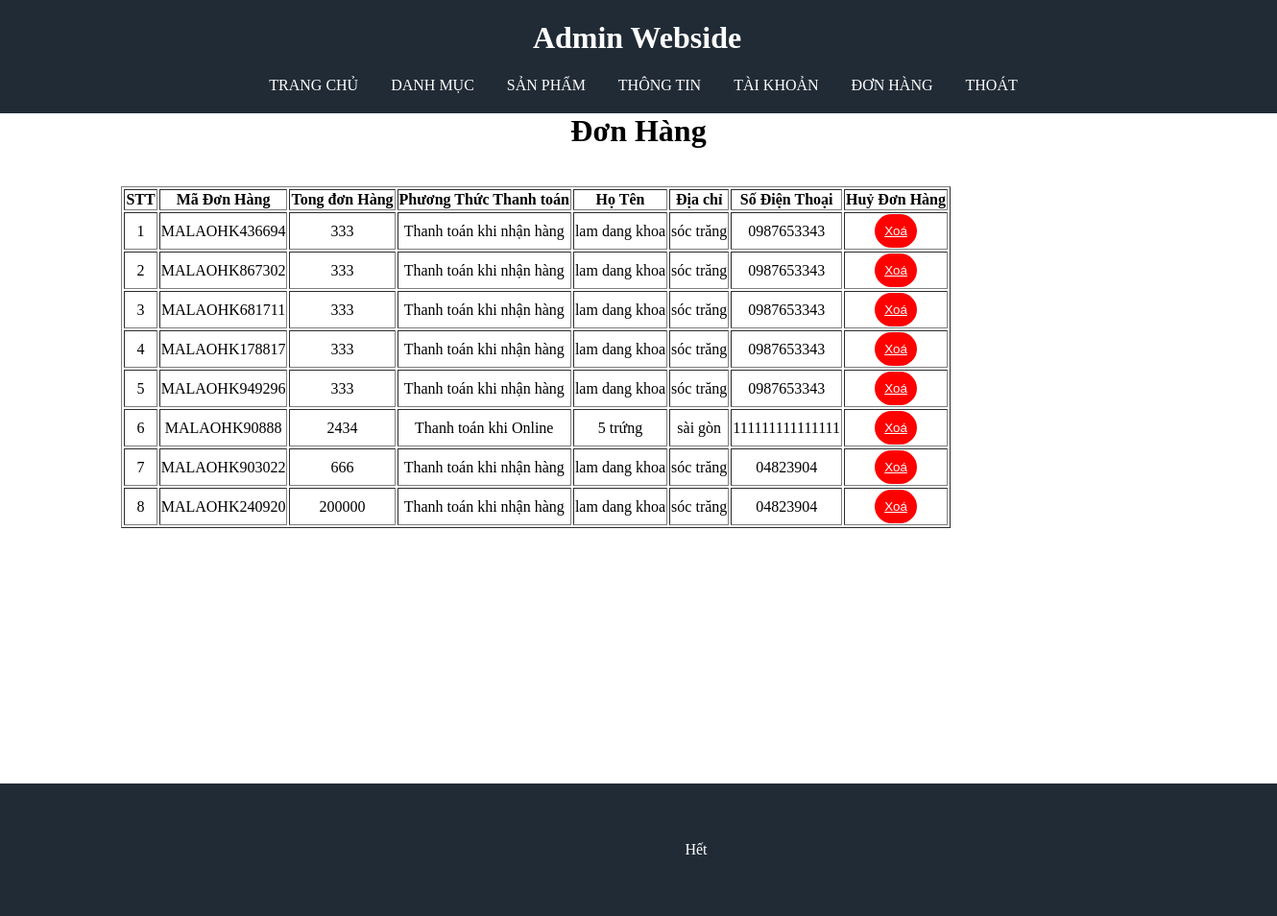
Screenshot of /admin/index.php?act=donhang (signed in) with the database file from the repository.
### tables this page shows
CREATE TABLE `tbl_oder` (
  `id` int(11) NOT NULL,
  `madh` varchar(20) NOT NULL,
  `tongdonhang` double(10,0) NOT NULL,
  `pttt` tinyint(4) NOT NULL DEFAULT 1,
  `iduser` int(11) NOT NULL,
  `hoten` varchar(255) NOT NULL,
  `address` varchar(255) NOT NULL,
  `email` varchar(255) NOT NULL,
  `tel` varchar(20) NOT NULL
);

### ketnoi/donhang.php (called while the page is built, shortened)
<?php
    function getdhall(){
        $conn = connectdb();
        $stmt = $conn->prepare("SELECT * FROM tbl_oder ");
        $stmt->execute();
        $kq=$stmt->fetchAll();
        return $kq;
    }
?>

### admin/view/donhang.php (the view, shortened to what this page needs)
<div class="main">
    <br>
    <h1 style="text-align: center;">Đơn Hàng</h1>
    <div style="float: right; margin-right: 340px;">
    <br>
    <table border="1" style="text-align: center;">
    <tr>
            <th>STT</th>
            <th>Mã Đơn Hàng</th>
            <th>Tong đơn Hàng</th>
            <th>Phương Thức Thanh toán</th>
            <th>Họ Tên</th>
            <th>Địa chỉ</th>
            <th>Số Điện Thoại</th>
            <th>Huỷ Đơn Hàng</th>
        </tr>
    <?php
        if (isset($kq)&&(count($kq)>0)) {
            $i=1;
            foreach ($kq as $item) {
                switch ($item['pttt']){
                         case '1':
                             $txtmess="Thanh toán khi nhận hàng";
                             break;
                         case '4':
                             $txtmess="Thanh toán khi Online";
                             break;
                     }
                echo '<tr>
                    <td>'.$i.'</td>
                    <td>'.$item['madh'].'</td>
                    <td>'.$item['tongdonhang'].'</td>
                    <td>'. $txtmess.'</td>
                    <td>'.$item['hoten'].'</td>
                    <td>'.$item['address'].'</td>
                    <td>'.$item['tel'].'</td>
                    <td><button style=" background: red; border: 0;color: white;padding: 10px;border-radius: 20px;"><a href="index.php?act=deldh&id='.$item['id'].'" style="color: white;">Xoá</a></button></td>
                </tr>';
                $i++;
            }
        }
    ?>
    </table>
</div>
</div>

### admin/view/stylead1.css (style rules this page uses)
body { margin: 0; }

### rows the page displays
tbl_oder: madh "MALAOHK436694", tongdonhang "333", pttt "Thanh toán khi nhận hàng", hoten "lam dang khoa", address "sóc trăng", tel "0987653343"
tbl_oder: madh "MALAOHK867302", tongdonhang "333", pttt "Thanh toán khi nhận hàng", hoten "lam dang khoa", address "sóc trăng", tel "0987653343"
tbl_oder: madh "MALAOHK681711", tongdonhang "333", pttt "Thanh toán khi nhận hàng", hoten "lam dang khoa", address "sóc trăng", tel "0987653343"
tbl_oder: madh "MALAOHK178817", tongdonhang "333", pttt "Thanh toán khi nhận hàng", hoten "lam dang khoa", address "sóc trăng", tel "0987653343"
tbl_oder: madh "MALAOHK949296", tongdonhang "333", pttt "Thanh toán khi nhận hàng", hoten "lam dang khoa", address "sóc trăng", tel "0987653343"
tbl_oder: madh "MALAOHK90888", tongdonhang "2434", pttt "Thanh toán khi Online", hoten "5 trứng", address "sài gòn", tel "111111111111111"
tbl_oder: madh "MALAOHK903022", tongdonhang "666", pttt "Thanh toán khi nhận hàng", hoten "lam dang khoa", address "sóc trăng", tel "04823904"
tbl_oder: madh "MALAOHK240920", tongdonhang "200000", pttt "Thanh toán khi nhận hàng", hoten "lam dang khoa", address "sóc trăng", tel "04823904"
